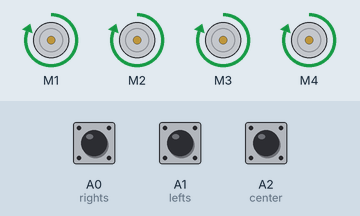
This sketch was run on a simulated Arduino Uno, built with avr-gcc and run on an emulated ATmega328P. Shown: 4 × DC motor (green arrow = forward, orange = backward, longer = faster). The test bench sets the inputs (shaded band); at power-on: A2 (center) LOW, A0 (rights) LOW, A1 (lefts) LOW.

Above: at 0.8 s.
0.9 s: A2 (center) pulsed HIGH 2 times (0.12 s each, 0.3 s apart)
At 1.6 s:
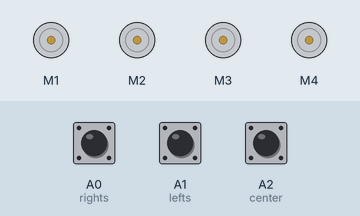
3.0 s: A0 (rights) pulled HIGH for 0.15 s
At 3.07 s:
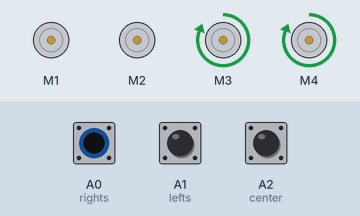
4.6 s: A1 (lefts) pulled HIGH for 0.15 s
At 4.67 s:
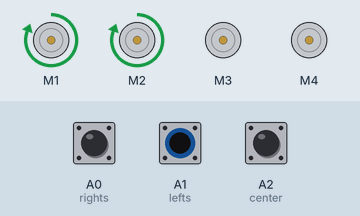
6.2 s: A1 (lefts) pulled HIGH for 3.2 s
At 10.6 s:
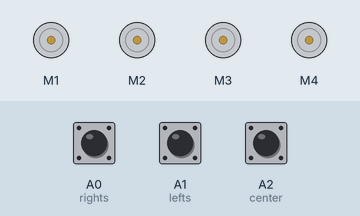
10.9 s: A0 (rights) pulled HIGH for 3.2 s
At 11.8 s:
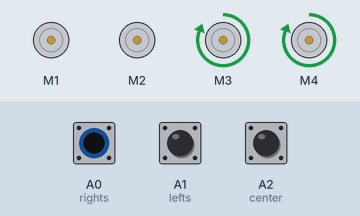
Timing chart, 0 to 15.6 s (numbered marks = the images above; inputs shaded):
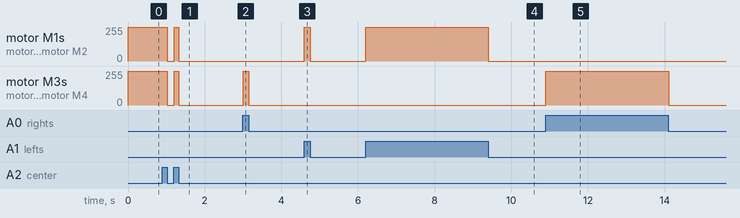

The sketch:

controller.ino
```cpp
// 2-step feedback controller
// Can successfully traverse sinusoidal, circular and straight line paths at a constant speed.
#include <AFMotor.h>
// Reference :- https://quadstore.in/wp-content/uploads/2020/07/LINE_FOLLOWING_CAR.zip
// Pin definitions
#define lefts A1
#define center A2
#define rights A0

// Motors
//Right
AF_DCMotor motor1(1,MOTOR12_1KHZ);
AF_DCMotor motor2(2,MOTOR12_1KHZ);
//Left
AF_DCMotor motor3(3,MOTOR34_1KHZ);
AF_DCMotor motor4(4,MOTOR34_1KHZ);

// Motor speed
const int speed=255;

void setup() {
  pinMode(lefts,INPUT);
  pinMode(center,INPUT);
  pinMode(rights,INPUT);
  motor1.setSpeed(speed);
  motor2.setSpeed(speed);
  motor3.setSpeed(speed);
  motor4.setSpeed(speed);
  while(digitalRead(center) == 0) {
    motor1.run(FORWARD);
    motor2.run(FORWARD);
    motor3.run(FORWARD);
    motor4.run(FORWARD);
  }
  haltbot();
}

void loop() {
  int leftVal=digitalRead(lefts);
  int centerVal=digitalRead(center);
  int rightVal=digitalRead(rights);
  if (centerVal == 1) {
    moveforward();
  }
  else if (leftVal == 1) {
    turnleft();
  }
  else if (rightVal == 1) {
    turnright();
  }
  else {
    haltbot();
  }
}

void moveforward() {
  motor1.run(FORWARD);
  motor2.run(FORWARD);
  motor3.run(FORWARD);
  motor4.run(FORWARD);
}

void turnleft() {
  motor1.run(FORWARD);
  motor2.run(FORWARD);
  motor3.run(RELEASE);
  motor4.run(RELEASE);
}

void turnright() {
  motor1.run(RELEASE);
  motor2.run(RELEASE);
  motor3.run(FORWARD);
  motor4.run(FORWARD);
}

void haltbot() {
  motor1.run(RELEASE);
  motor2.run(RELEASE);
  motor3.run(RELEASE);
  motor4.run(RELEASE);
}
```

Measured:
- after the input at 0.9 s, motor M1–4: forward 255/255 → stopped after 0.12 s, → forward 255/255 0.18 s later, → stopped 0.12 s later
- after the input at 3.0 s, motor M3, motor M4: stopped → forward 255/255 at once, → stopped 0.15 s later
- after the input at 4.6 s, motor M1, motor M2: stopped → forward 255/255 at once, → stopped 0.15 s later
- after the input at 6.2 s, motor M1, motor M2: stopped → forward 255/255 at once, → stopped 3.2 s later
- after the input at 10.9 s, motor M3, motor M4: stopped → forward 255/255 at once, → stopped 3.2 s later
